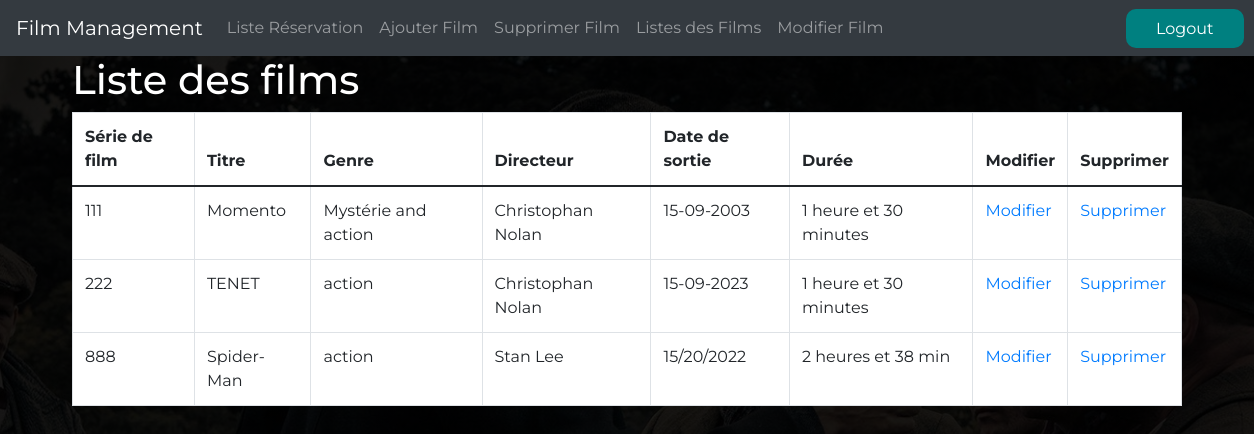
Screenshot of /listefilm.php with the database file from the repository.
### tables this page shows
CREATE TABLE `film` (
  `serie_film` int(10) NOT NULL,
  `titre` varchar(80) NOT NULL,
  `genre` varchar(80) NOT NULL,
  `directeur` varchar(80) NOT NULL,
  `date_sortie` varchar(80) NOT NULL,
  `duree` varchar(80) NOT NULL
);

### connexion.php (called while the page is built, shortened)
<?php
abstract class connexion {
function __construct()
{
$this->pdo =new PDO('mysql:host=localhost;dbname=filmprojet','root','');
}
}
?>

### filmController.php (called while the page is built, shortened)
<?php
include_once('connexion.php');
class filmController extends Connexion{
function liste(){
$query = "select * from film";
$res=$this->pdo->prepare($query);
$res->execute();
return $res;
}
}
?>

### listefilm.php (the view, shortened to what this page needs)
<!DOCTYPE html>
<html>
<head>
    <link rel="stylesheet" href="main.css">
    <link rel="stylesheet" href="https://cdnjs.cloudflare.com/ajax/libs/bootstrap/5.0.2/css/bootstrap.min.css">
</head>
<body>
<?php include('navbar.php'); ?>
    <?php
    require_once('filmController.php');
    $us=new filmController();
    $res=$us->liste();
    ?>
    <div class="container">
        <h1 style="color: white;">Liste des films</h1>
        <table class="table table-bordered" style="background-color: white;" >
            <thead>
                <tr>
                    <th>Série de film</th>
                    <th>Titre</th>
                    <th>Genre</th>
                    <th>Directeur</th>
                    <th>Date de sortie</th>
                    <th>Durée</th>
                    <th>Modifier</th>
                    <th>Supprimer</th>
                </tr>
            </thead>
            <tbody>
                <?php if (is_array($res) || is_object($res)){
                foreach ($res as $film): ?>
                    <tr>
                        <td><?php echo $film['serie_film']; ?></td>
                        <td><?php echo $film['titre']; ?></td>
                        <td><?php echo $film['genre']; ?></td>
                        <td><?php echo $film['directeur']; ?></td>
                        <td><?php echo $film['date_sortie']; ?></td>
                        <td><?php echo $film['duree']; ?></td>
                      <?php echo  "<td><a href ='modifierfilm.php?id=$film[serie_film]'>Modifier</a></td>" ; ?>
                      <?php  echo "<td><a href ='supfilm.php?id=$film[serie_film]'>Supprimer</a></td>"; ?>
                    </tr>
                <?php endforeach;
                } ?>
            </tbody>
        </table>
    </div>
</body>
</html>

### main.css (style rules this page uses)
* { margin: 0; padding: 0; font-family: 'Montserrat', sans-serif; box-sizing: border-box; }
html { scroll-behavior: smooth; }
body { background-image: linear-gradient( rgba(0,0,0,0.9),rgba(0,0,0,0.9)),url('images/hero page/7.jpg'); background-position: center; background-size: cover; background-repeat: no-repeat; height: 130vh; }

### rows the page displays
film: serie_film "111", titre "Momento", genre "Mystérie and action", directeur "Christophan Nolan", date_sortie "15-09-2003", duree "1 heure et 30 minutes"
film: serie_film "222", titre "TENET", genre "action", directeur "Christophan Nolan", date_sortie "15-09-2023", duree "1 heure et 30 minutes"
film: serie_film "888", titre "Spider-Man", genre "action", directeur "Stan Lee", date_sortie "15/20/2022", duree "2 heures et 38 min"
